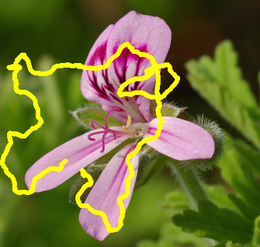
%> input picture TP/TP6/Images/fleur_avec_defaut.png, 260 x 247 px, shrunk from 400 x 380 before the run
$ octave exercice_2.m   (GNU Octave 9; MATLAB toolbox functions it lacks are replaced by stand-ins)
%> lines starting %> are read from the running program, lines starting %| are printed output that depends on the picture; in (x1, y1, x2, y2) boxes, pixels count from 0 and x2, y2 are one past the last pixel; in counts of white or black regions, pixels touching at a corner belong together; the program's own positions count from 1
%--------------------------------------------------------------------------
% ENSEEIHT - 2SN MM - Traitement des donnes audio-visuelles
% TP6 - Restauration d'images
% exercice_1 : dbruitage avec variation totale (niveaux de gris)
%--------------------------------------------------------------------------

clear
close all
clc

% Mise en place de la figure pour affichage :
taille_ecran = get(0,'ScreenSize');
L = taille_ecran(3);
H = taille_ecran(4);
figure('Name','Debruitage par variation totale',...
	'Position',[0.06*L,0.1*H,0.9*L,0.7*H]);

% Lecture de l'image :
u0 = double(imread('Images/fleur_avec_defaut.png'));
[nb_lignes,nb_colonnes,nb_canaux] = size(u0);
%> nb_lignes = 247; nb_colonnes = 260; nb_canaux = 3
u_max = max(u0(:));
%> u_max = 255

%Lecture de l'image binaire
ub = double(imread('Images/defaut_fleur.png'));
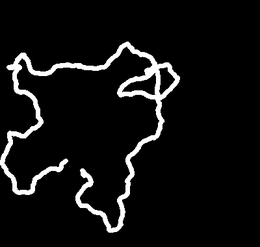
%> input picture TP/TP6/Images/defaut_fleur.png, 260 x 247 px, shrunk from 400 x 380 before the run
%> ub: size 247x260 double; min 0, max 255, mean 16.3; mean of the top-left, top-right, bottom-left and bottom-right quarters 19.5, 15.9, 25.4, 4.5
[ub_nb_lignes,ub_nb_colonnes,ub_nb_canaux] = size(ub);
%> ub_nb_lignes = 247; ub_nb_colonnes = 260; ub_nb_canaux = 1
ub = ub>0;
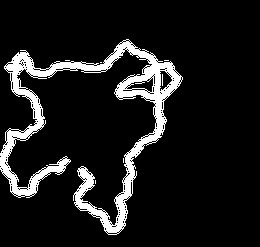
%> ub: size 247x260 logical; 10.6% white; 7 white regions (6 under 20 px), largest, box (x1, y1, x2, y2) and area: (0, 39, 183, 235) 6770

% Affichage de l'image :
subplot(1,2,1)
	imagesc(max(0,min(1,u0/u_max)),[0 1])
	colormap gray
	axis image off
	title('Image bruitee','FontSize',20)

% Affichage de l'image restaure  l'itration 0 :
subplot(1,2,2)
	imagesc(max(0,min(1,u0/u_max)),[0 1])
	axis image off
	title('Image restauree (iteration 0)','FontSize',20)
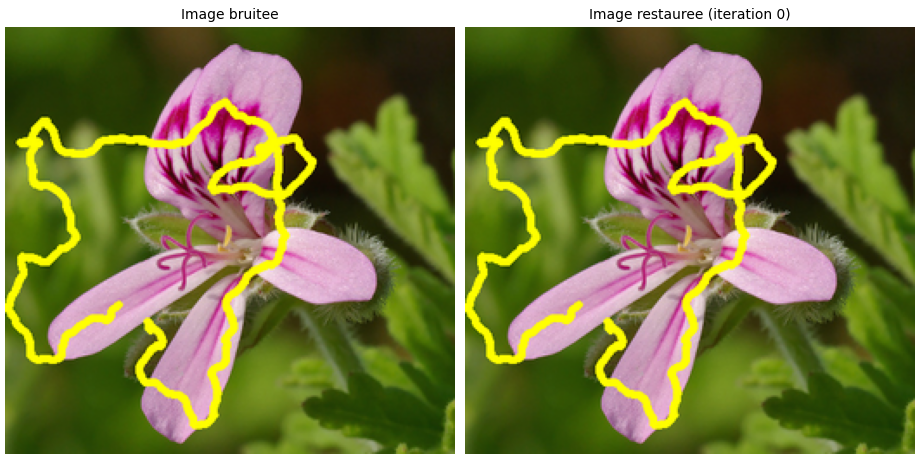
%> figure redrawn from the program's plot data, 2 panels
drawnow nocallbacks

% Vectorisation de u0 :
nb_pixels = nb_lignes*nb_colonnes;
%> nb_pixels = 64220
u0 = reshape(u0,[nb_pixels nb_canaux]);
ub = reshape(ub,[nb_pixels ub_nb_canaux]);
%> ub = 64220 logical values, 6803 true
W_d = spdiags(1-ub,0,nb_pixels,nb_pixels);
size(W_d)
%> ans = [64220 64220]
% Paramtre pour garantir la diffrentiabilit de la variation totale :
epsilon = 0.01;

% Oprateur gradient :
e = ones(nb_pixels,1);
Dx = spdiags([-e e],[0 nb_lignes],nb_pixels,nb_pixels);
Dx(end-nb_lignes+1:end,:) = 0;
Dy = spdiags([-e e],[0 1],nb_pixels,nb_pixels);
Dy(nb_lignes:nb_lignes:end,:) = 0;

% Second membre b du systme :
b = u0;

% Point fixe :
lambda = 5;			% Poids de la rgularisation
u_k = u0;
convergence = +Inf;
iteration = 0;

while convergence > 1e-3

	% Incrmentation du nombre d'itrations :
	iteration = iteration + 1;

	% Itration (6) :
    for i=1:nb_canaux
	    u_kp1(:,i) = inpainting(b(:,i),u_k(:,i),lambda,Dx,Dy,epsilon,W_d);
    end

	% Test de convergence :
	convergence = norm(u_kp1-u_k)/norm(u_k);

	% Mise  jour de l'image courante u_k :
	u_k = u_kp1;

	% Affichage de l'image restaure  chaque itration :
	subplot(1,2,2)
		imagesc(max(0,min(1,reshape(u_k,[nb_lignes nb_colonnes nb_canaux])/u_max)),[0 1])
		colormap gray
		axis image off
		title(['Image restauree (iteration ' num2str(iteration) ')'],'FontSize',20)
	drawnow nocallbacks
	pause(0.2)

end
%> this loop made 12 passes
%> convergence on passes 1 to 12: 0.251, 0.0312, 0.0138, 0.00669, 0.00403, 0.0028, 0.00211, 0.00168, 0.0014, 0.00121, 0.00107, 0.000959
%> pass 1, `title(['Image restauree (iteration ' num2str(iteration) ')'],'FontSize..`:
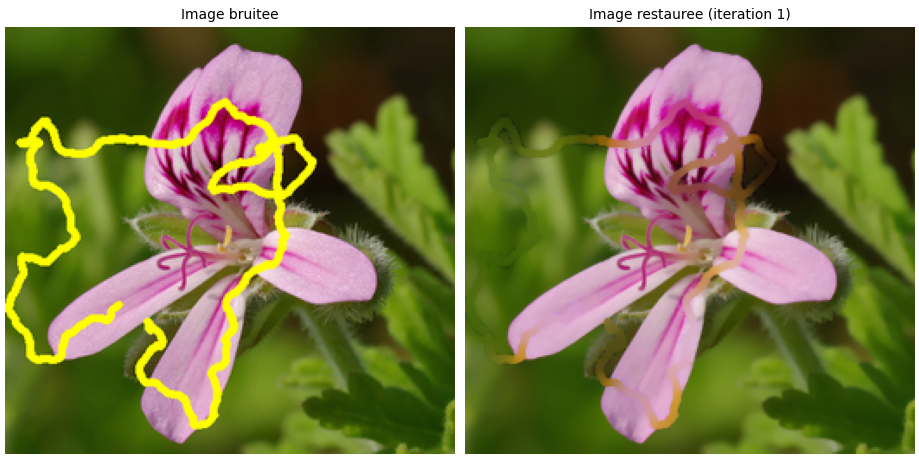
%> figure redrawn from the program's plot data, 2 panels
%> after the loop, iteration = 12
%> after the loop:
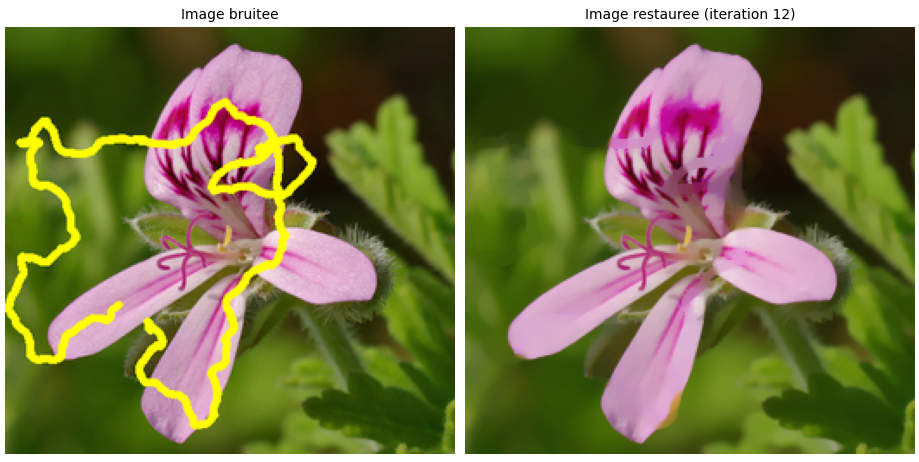
%> figure redrawn from the program's plot data, 2 panels
